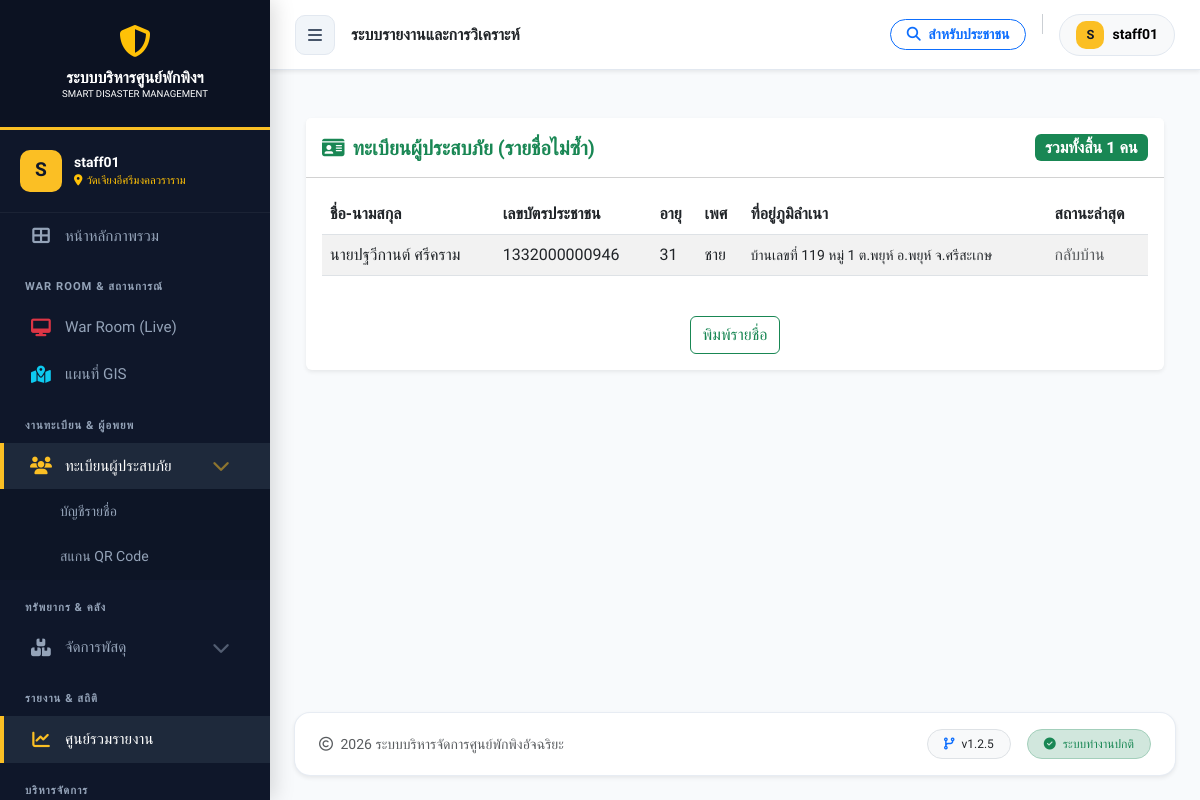
/report_unique_evacuees.php (signed in), run on the app's committed database.
### tables this page shows
CREATE TABLE `shelters` (
  `id` int(11) NOT NULL,
  `incident_id` int(11) NOT NULL COMMENT 'ผูกกับเหตุการณ์ไหน',
  `name` varchar(200) NOT NULL COMMENT 'ชื่อศูนย์',
  `location` text NOT NULL COMMENT 'ที่ตั้ง',
  `district` varchar(100) DEFAULT NULL,
  `province` varchar(100) DEFAULT NULL,
  `latitude` decimal(10,8) DEFAULT NULL,
  `longitude` decimal(11,8) DEFAULT NULL,
  `capacity` int(11) NOT NULL DEFAULT 0 COMMENT 'ความจุสูงสุด',
  `contact_person` varchar(255) DEFAULT NULL,
  `contact_phone` varchar(20) DEFAULT NULL,
  `status` enum('open','full','closed') NOT NULL DEFAULT 'open',
  `last_updated` datetime DEFAULT NULL,
  `created_at` datetime DEFAULT current_timestamp()
);

CREATE TABLE `evacuees` (
  `id` int(11) NOT NULL,
  `id_type` enum('thai_id','passport','no_doc') DEFAULT 'thai_id' COMMENT 'ประเภทบัตร',
  `id_card` varchar(20) NOT NULL COMMENT 'เลขบัตรประชาชน',
  `prefix` varchar(50) DEFAULT NULL,
  `first_name` varchar(100) NOT NULL,
  `last_name` varchar(100) NOT NULL,
  `birth_date` date DEFAULT NULL,
  `age` int(3) DEFAULT NULL,
  `gender` enum('male','female') DEFAULT NULL,
  `phone` varchar(20) DEFAULT NULL,
  `addr_no` varchar(50) DEFAULT NULL,
  `addr_moo` varchar(50) DEFAULT NULL,
  `addr_sub` varchar(100) DEFAULT NULL,
  `addr_dis` varchar(100) DEFAULT NULL,
  `addr_prov` varchar(100) DEFAULT NULL,
  `address` text DEFAULT NULL COMMENT 'ที่อยู่รวม (Auto generated)',
  `curr_addr_no` varchar(50) DEFAULT NULL,
  `curr_addr_moo` varchar(50) DEFAULT NULL,
  `curr_addr_sub` varchar(100) DEFAULT NULL,
  `curr_addr_dis` varchar(100) DEFAULT NULL,
  `curr_addr_prov` varchar(100) DEFAULT NULL,
  `current_address` text DEFAULT NULL COMMENT 'ที่อยู่ปัจจุบันรวม (Auto generated)',
  `shelter_id` int(11) NOT NULL,
  `stay_type` enum('shelter','outside') DEFAULT 'shelter' COMMENT 'ประเภทการพัก',
  `stay_detail` text DEFAULT NULL COMMENT 'รายละเอียดที่พัก (กรณีพักนอกศูนย์)',
  `status` enum('active','returned','hospitalized') DEFAULT 'active',
  `chronic_disease` text DEFAULT NULL,
  `medication` text DEFAULT NULL,
  `vulnerable_group` varchar(255) DEFAULT NULL COMMENT 'กลุ่มเปราะบาง CSV',
  `family_head_id` int(11) DEFAULT NULL,
  `registered_at` datetime DEFAULT current_timestamp(),
  `check_out_date` datetime DEFAULT NULL COMMENT 'วันที่ออกจากศูนย์',
  `updated_at` datetime DEFAULT current_timestamp() ON UPDATE current_timestamp()
);

### report_unique_evacuees.php (the view, shortened to what this page needs)
<?php
require_once 'config/db.php';
include 'includes/header.php';
$sql = "SELECT * FROM evacuees GROUP BY id_card ORDER BY first_name ASC";
$result = $conn->query($sql);
$total = $result->num_rows;
?>
<div class="container-fluid py-4" style="margin-left:0; width:100%;">
    <div class="card shadow-sm border-0">
        <div class="card-header bg-white py-3 d-flex justify-content-between align-items-center">
            <h5 class="mb-0 fw-bold text-success"><i class="fas fa-id-card me-2"></i>ทะเบียนผู้ประสบภัย (รายชื่อไม่ซ้ำ)</h5>
            <span class="badge bg-success fs-6">รวมทั้งสิ้น <?php echo number_format($total); ?> คน</span>
        </div>
        <div class="card-body">
            <div class="table-responsive">
                <table class="table table-striped table-hover" id="uniqueTable">
                    <thead>
                        <tr>
                            <th>ชื่อ-นามสกุล</th>
                            <th>เลขบัตรประชาชน</th>
                            <th>อายุ</th>
                            <th>เพศ</th>
                            <th>ที่อยู่ภูมิลำเนา</th>
                            <th>สถานะล่าสุด</th>
                        </tr>
                    </thead>
                    <tbody>
                        <?php while($row = $result->fetch_assoc()): ?>
                            <tr>
                                <td><?php echo $row['prefix'].$row['first_name'].' '.$row['last_name']; ?></td>
                                <td><?php echo $row['id_card']; ?></td>
                                <td><?php echo $row['age']; ?></td>
                                <td><?php echo $row['gender']=='male'?'ชาย':'หญิง'; ?></td>
                                <td><small><?php echo $row['address']; ?></small></td>
                                <td>
                                    <?php
                                        if($row['status']=='active') echo '<span class="text-success fw-bold">พักอยู่</span>';
                                        elseif($row['status']=='returned') echo '<span class="text-muted">กลับบ้าน</span>';
                                        else echo '<span class="text-danger">ส่ง รพ.</span>';
                                    ?>
                                </td>
                            </tr>
                        <?php endwhile; ?>
                    </tbody>
                </table>
            </div>
            <div class="mt-4 text-center">
                <button class="btn btn-outline-success" onclick="window.print()">พิมพ์รายชื่อ</button>
            </div>
        </div>
    </div>
</div>
<?php include 'includes/footer.php'; ?>

### includes/header.php (shortened to what this page needs)
<?php
require_once __DIR__ . '/../config/db.php';
$current_page = basename($_SERVER['PHP_SELF']);
$role = $_SESSION['role'] ?? 'guest';
$is_admin = ($role === 'admin');
$my_shelter_id = $_SESSION['shelter_id'] ?? '';
$user_shelter_name = '';
if ($my_shelter_id && isset($conn)) {
    $stmt_sh = $conn->prepare("SELECT name FROM shelters WHERE id = ?");
    if ($stmt_sh) {
        $stmt_sh->bind_param("i", $my_shelter_id);
        $stmt_sh->execute();
        $res_sh = $stmt_sh->get_result();
        if ($row_sh = $res_sh->fetch_assoc()) {
            $user_shelter_name = $row_sh['name'];
        }
    }
}
?>
<!DOCTYPE html>
<html lang="th">
<head>
    <link href="https://cdn.jsdelivr.net/npm/bootstrap@5.3.0/dist/css/bootstrap.min.css" rel="stylesheet">
    <link rel="stylesheet" href="https://cdnjs.cloudflare.com/ajax/libs/font-awesome/6.4.0/css/all.min.css">
    <link href='https://unpkg.com/boxicons@2.1.4/css/boxicons.min.css' rel='stylesheet'>
    <link rel="stylesheet" href="https://cdn.jsdelivr.net/npm/sweetalert2@11/dist/sweetalert2.min.css">
    <link rel="stylesheet" href="https://cdnjs.cloudflare.com/ajax/libs/bootstrap-datepicker/1.9.0/css/bootstrap-datepicker.min.css">
    <link rel="stylesheet" href="https://earthchie.github.io/jquery.Thailand.js/jquery.Thailand.js/dist/jquery.Thailand.min.css">
</head>
<body class="<?php echo (isset($_COOKIE['sidebar_state']) && $_COOKIE['sidebar_state'] == 'collapsed') ? 'sidebar-collapsed' : ''; ?>">
<div class="wrapper">
    <nav id="sidebar">
        <div class="sidebar-header">
            <div class="mb-2"><i class="fas fa-shield-alt fa-2x text-warning"></i></div>
            <div class="fw-bold text-white h6 mb-0">ระบบบริหารศูนย์พักพิงฯ</div>
            <div class="text-white small" style="font-size: 0.6rem;">SMART DISASTER MANAGEMENT</div>
        </div>
        <?php if(isset($_SESSION['user_id'])): ?>
            <div class="user-panel">
                <div class="user-avatar"><?php echo strtoupper(substr($_SESSION['username'] ?? 'U', 0, 1)); ?></div>
                <div class="overflow-hidden">
                    <div class="text-white small fw-bold text-truncate"><?php echo $_SESSION['username'] ?? 'User'; ?></div>
                    <div class="text-warning text-truncate" style="font-size: 0.7rem;">
                        <i class="fas fa-map-marker-alt me-1"></i><?php echo $user_shelter_name ?: 'ส่วนกลาง'; ?>
                    </div>
                </div>
            </div>
            <ul class="components">
                <li>
                    <a href="index.php" class="<?php echo $current_page == 'index.php' ? 'active' : ''; ?>">
                        <i class="fas fa-th-large"></i> <span>หน้าหลักภาพรวม</span>
                    </a>
                </li>
                <li class="menu-label">War Room & สถานการณ์</li>
                <li><a href="monitor_dashboard.php" target="_blank"><i class="fas fa-desktop text-danger"></i> <span>War Room (Live)</span></a></li>
                <li><a href="gis_dashboard.php" class="<?php echo $current_page == 'gis_dashboard.php' ? 'active' : ''; ?>"><i class="fas fa-map-location-dot text-info"></i> <span>แผนที่ GIS</span></a></li>
                <li class="menu-label">งานทะเบียน & ผู้อพยพ</li>
                <li>
                    <a href="#evacueeSubmenu" data-bs-toggle="collapse" class="dropdown-toggle <?php echo (strpos($current_page, 'evacuee') !== false) ? 'active' : ''; ?>">
                        <i class="fas fa-users"></i> <span>ทะเบียนผู้ประสบภัย</span>
                        <i class="fas fa-chevron-down dropdown-icon"></i>
                    </a>
                    <ul class="collapse <?php echo (strpos($current_page, 'evacuee') !== false) ? 'show' : ''; ?>" id="evacueeSubmenu">
                        <li><a href="evacuee_list.php" class="<?php echo $current_page == 'evacuee_list.php' ? 'active' : ''; ?>">บัญชีรายชื่อ</a></li>
                        <li><a href="qr_scanner.php" class="<?php echo $current_page == 'qr_scanner.php' ? 'active' : ''; ?>">สแกน QR Code</a></li>
                    </ul>
                </li>
                <li class="menu-label">ทรัพยากร & คลัง</li>
                <li>
                    <a href="#logisticsSubmenu" data-bs-toggle="collapse" class="dropdown-toggle <?php echo (strpos($current_page, 'inventory') !== false) ? 'active' : ''; ?>">
                        <i class="fas fa-boxes-stacked"></i> <span>จัดการพัสดุ</span>
                        <i class="fas fa-chevron-down dropdown-icon"></i>
                    </a>
                </li>
                <li class="menu-label">รายงาน & สถิติ</li>
                <li>
                    <a href="report_center.php" class="<?php echo (strpos($current_page, 'report_') !== false) ? 'active' : ''; ?>">
                        <i class="fas fa-chart-line"></i> <span>ศูนย์รวมรายงาน</span>
                    </a>
                </li>
                <?php if($is_admin || $role === 'staff'): ?>
                <li class="menu-label">บริหารจัดการ</li>
                <?php endif; ?>
            </ul>
        <?php endif; ?>
    </nav>
    <div id="content">
        <nav class="top-navbar shadow-sm">
            <div class="d-flex align-items-center">
                <div id="sidebarCollapse" onclick="toggleSidebar()" style="cursor: pointer;">
                    <i class="fas fa-bars"></i>
                </div>
                <div class="ms-3 d-none d-sm-block fw-bold text-dark">
                    <?php
                        if($current_page == 'index.php') echo 'ภาพรวมสถานการณ์';
                        elseif($current_page == 'evacuee_list.php') echo 'ทะเบียนรายชื่อผู้ประสบภัย';
                        elseif(strpos($current_page, 'report_') !== false) echo 'ระบบรายงานและการวิเคราะห์';
                        elseif($current_page == 'incident_manager.php') echo 'จัดการเหตุการณ์ภัยพิบัติ';
                        elseif($current_page == 'shelter_list.php') echo 'บริหารจัดการศูนย์พักพิง';
                        else echo 'ระบบบริหารจัดการศูนย์พักพิง';
                    ?>
                </div>
            </div>
            <div class="d-flex align-items-center gap-3">
                <a href="family_finder.php" target="_blank" class="btn btn-sm btn-outline-primary rounded-pill px-3 fw-bold">
                    <i class="fas fa-search me-1"></i> สำหรับประชาชน
                </a>
                <div class="dropdown">
                    <button class="btn btn-light rounded-pill d-flex align-items-center gap-2 px-3 dropdown-toggle" type="button" data-bs-toggle="dropdown" aria-expanded="false" style="border: 1px solid #e2e8f0;">
                        <div class="user-avatar" style="width: 28px; height: 28px; font-size: 0.8rem;">
                            <?php echo strtoupper(substr($_SESSION['username'] ?? 'U', 0, 1)); ?>
                        </div>
                        <span class="d-none d-md-block small fw-bold"><?php echo $_SESSION['username'] ?? 'User'; ?></span>
                    </button>
                </div>
            </div>
        </nav>
        <div class="p-3 p-md-4">

### includes/header.php (style rules this page uses)
:root { --sidebar-width: 270px; --nav-bg: #0f172a; --nav-hover: #1e293b; --active-gold: #fbbf24; --text-main: #f1f5f9; --text-muted: #94a3b8; --body-bg: #f8fafc; --header-height: 70px; --primary-color: #0d6efd; }
body { font-family: 'Prompt', sans-serif; background-color: var(--body-bg); color: #334155; overflow-x: hidden; margin: 0; transition: margin-left 0.3s ease; }
.wrapper { display: block; width: 100%; }
#sidebar { width: var(--sidebar-width); min-width: var(--sidebar-width); max-width: var(--sidebar-width); background-color: var(--nav-bg); color: var(--text-main); transition: margin-left 0.3s ease-in-out; position: fixed; top: 0; left: 0; height: 100vh; z-index: 1050; box-shadow: 4px 0 20px rgba(0,0,0,0.15); overflow-y: auto; }
#content { width: auto; min-height: 100vh; transition: margin-left 0.3s ease-in-out; margin-left: var(--sidebar-width); position: relative; }
.sidebar-header { padding: 25px 20px; background: rgba(0,0,0,0.2); text-align: center; border-bottom: 3px solid var(--active-gold); }
.user-panel { padding: 20px; border-bottom: 1px solid rgba(255,255,255,0.05); display: flex; align-items: center; gap: 12px; }
.user-avatar { width: 42px; height: 42px; background: var(--active-gold); color: var(--nav-bg); border-radius: 10px; display: flex; align-items: center; justify-content: center; font-weight: bold; font-size: 1.2rem; }
.menu-label { font-size: 0.7rem; text-transform: uppercase; color: var(--text-muted); padding: 20px 25px 8px; font-weight: 600; letter-spacing: 1px; }
ul.components { padding: 0; list-style: none; }
ul.components li a { padding: 12px 25px; font-size: 0.95rem; display: flex; align-items: center; color: var(--text-muted); text-decoration: none; transition: all 0.2s; border-left: 4px solid transparent; }
ul.components li a:hover, ul.components li a.active { color: #fff; background-color: var(--nav-hover); border-left-color: var(--active-gold); }
ul.components li a i { width: 24px; text-align: center; margin-right: 12px; font-size: 1.1rem; }
ul.components li a.active i { color: var(--active-gold); }
.dropdown-toggle::after { display: none !important; }
.dropdown-icon { margin-left: auto; font-size: 0.75rem; transition: transform 0.3s; opacity: 0.5; }
ul.collapse { background-color: rgba(0,0,0,0.1); list-style: none; padding: 0; }
ul.collapse li a { padding-left: 60px; font-size: 0.88rem; border-left: none; }
.top-navbar { height: var(--header-height); background: #fff; border-bottom: 1px solid #e2e8f0; padding: 0 25px; display: flex; align-items: center; justify-content: space-between; position: sticky; top: 0; z-index: 900; width: 100%; }
#sidebarCollapse { width: 40px; height: 40px; display: flex; align-items: center; justify-content: center; border-radius: 10px; background: #f1f5f9; color: #475569; cursor: pointer; transition: all 0.2s; border: 1px solid #e2e8f0; }

### includes/footer.php (style rules this page uses)
#content { display: flex; flex-direction: column; min-height: 100vh; }

### data on the page
shelters: name "วัดเจียงอีศรีมงคลวราราม"
evacuees: prefix "นาย", first_name "ปฐวีกานต์", last_name "ศรีคราม", id_card "1332000000946", age "31", gender "ชาย", address "บ้านเลขที่ 119 หมู่ 1 ต.พยุห์ อ.พยุห์ จ.ศรีสะเกษ", status "กลับบ้าน"

### other printed values
substr($_SESSION['username'] ?? 'U', 0, 1) "S"
$_SESSION['username'] "staff01"
$total "1"
